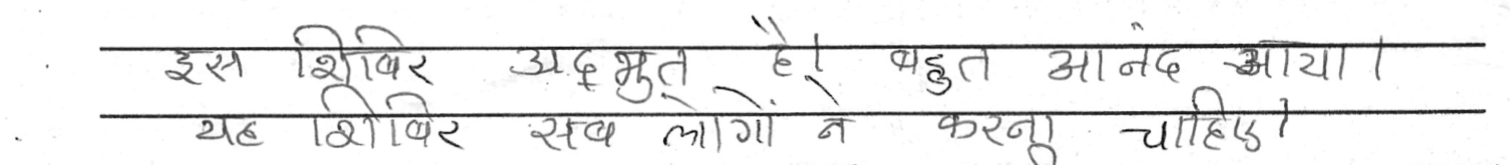
#> input picture test/a1.png, 1510 x 165 px; its folder holds only this picture in this run
$ python -i detect.py   (imports and definitions only)
#> lines starting #> are read from the running program, lines starting #| are printed output that depends on the picture; after the words box and inside, x2 and y2 are one past the last pixel; in counts of white or black regions, pixels touching at a corner belong together
"""
detect.py - Detection logic for all field types.

Four strategies:
  1a. Header text fields (Date, Khoji No, City, Name) → Multi-pass EasyOCR
                                                         (CLAHE + sharpen preprocessing;
                                                          dual EN / HI+EN readers with
                                                          confidence-based selection)
  1b. Free-text field (Q14)                           → EasyOCR (Hindi + English)
  2.  Yes/No checkboxes (P1 Q1, Q2)                  → dark pixel density per box
  3.  Circled numbers (all range questions)           → template subtraction + contour detection
"""

import ssl
import os
import cv2
import numpy as np
import base64
import json
import urllib.request
import urllib.error

# Ensure EasyOCR can download models even if Windows root certificates are missing
try:
    ssl._create_default_https_context = ssl._create_unverified_context
except AttributeError:
    pass

import easyocr
from PIL import Image
import config as C
from config import NUM_SLOTS

# These are measured from the blank template at 3x zoom.
# The 10 Devanagari numbers start at ~17% from the left edge of the crop
# and end at ~93% — they are NOT spread edge-to-edge.
# Measured actual pixel offsets from the left of the row crop:
#   Number 1 centre ≈ 216px, Number 10 centre ≈ 1188px (row width = 1275)
# These ratios are stable because all rows have the same x1/x2 bounds.
NUM_START_RATIO = 216 / 1275   # ≈ 0.169  – x-fraction where number-1 sits
NUM_END_RATIO   = 1188 / 1275  # ≈ 0.932  – x-fraction where number-10 sits

# ---------------------------------------------------------------------------
# EasyOCR readers (loaded once, lazy-initialised)
#   _reader_en    : English-only  → used for header fields (Date, Khoji, City, Name)
#                   Avoids Hindi character substitutions on Roman handwriting.
#   _reader_hi_en : Hindi+English → used for Q14 free-text which may be in Hindi.
# ---------------------------------------------------------------------------
_reader_en    = None
_reader_hi_en = None

# [17 lines left out: functions get_reader_en, get_reader_hi_en, not called in this run]

# Backwards-compat alias used by read_text() for Q14
def get_reader() -> easyocr.Reader:
    return get_reader_hi_en()


# ---------------------------------------------------------------------------
# Helper: remove horizontal printed lines (underlines) from a grayscale crop
# ---------------------------------------------------------------------------
# [48 lines left out: functions _remove_horizontal_lines, _pad_image, _remove_horizontal_lines_adaptive, not called in this run]


def _remove_all_lines(gray: np.ndarray) -> np.ndarray:
    """
    Remove both horizontal underlines AND vertical form borders.
    Horizontal: wide kernel catches full-width lines.
    Vertical:   tall kernel catches full-height border lines.
    """
    h, w = gray.shape

    # Horizontal lines
    kw       = max(60, int(w * 0.4))
    kernel_h = cv2.getStructuringElement(cv2.MORPH_RECT, (kw, 1))
    hlines   = cv2.morphologyEx(gray, cv2.MORPH_OPEN, kernel_h)

    # Vertical lines (form borders at crop edges)
    kh       = max(30, int(h * 0.4))
    kernel_v = cv2.getStructuringElement(cv2.MORPH_RECT, (1, kh))
    vlines   = cv2.morphologyEx(gray, cv2.MORPH_OPEN, kernel_v)

    # Combine and subtract from inverted image
    all_lines = cv2.add(hlines, vlines)
    inv       = 255 - gray
    inv_clean = cv2.subtract(inv, all_lines)
    return 255 - inv_clean


def _enhance_crop(gray: np.ndarray) -> np.ndarray:
    """
    Apply CLAHE contrast enhancement followed by unsharp masking.
    Makes faint pen strokes darker and crisper for better OCR.
    """
    clahe   = cv2.createCLAHE(clipLimit=2.0, tileGridSize=(8, 8))
    cl      = clahe.apply(gray)
    blurred = cv2.GaussianBlur(cl, (0, 0), sigmaX=3)
    sharp   = cv2.addWeighted(cl, 1.5, blurred, -0.5, 0)
    return sharp


def _build_preprocessing_variants(gray: np.ndarray) -> list:
    """
    Return a list of preprocessed images to try with EasyOCR.

    Variant A: Raw (no line removal).
    Variant B: CLAHE + sharpen.
    Variant C: Otsu binarisation on CLAHE.
    Variant D: Adaptive Gaussian threshold.
    Variant E: All lines (H+V) removed + CLAHE.  ← kills form borders
    """
    # A: Raw
    variant_a = gray

    # B: CLAHE + sharpen
    variant_b = _enhance_crop(gray)

    # C: Otsu on enhanced
    _, variant_c = cv2.threshold(
        variant_b, 0, 255, cv2.THRESH_BINARY + cv2.THRESH_OTSU
    )

    # D: Adaptive Gaussian threshold
    variant_d = cv2.adaptiveThreshold(
        gray, 255,
        cv2.ADAPTIVE_THRESH_GAUSSIAN_C,
        cv2.THRESH_BINARY,
        blockSize=25, C=10
    )

    # E: H+V line removal + CLAHE  (eliminates form border artifacts)
    no_lines  = _remove_all_lines(gray)
    variant_e = _enhance_crop(no_lines)

    return [variant_a, variant_b, variant_c, variant_d, variant_e]


# [404 lines left out: functions _clean_ocr_text, _easyocr_with_confidence, read_text_header, read_text, read_checkbox, read_circled_number and 1 more, not called in this run]


# ---------------------------------------------------------------------------
# 4. Single-Call Google Cloud Vision API Optimization (1 Credit per Form)
#    Supports both Service Account JSON key (Recommended) and REST API Key
# ---------------------------------------------------------------------------
_vision_client = None

# [378 lines left out: functions _get_vision_client, _call_google_vision_single_image, _parse_vision_annotations, extract_all_text_fields_single_call, read_q14_google_vision, not called in this run]

>>> import cv2
>>> picture = cv2.imread('test/a1.png', cv2.IMREAD_GRAYSCALE)
#> picture is the input picture: shape (165, 1510); min 5, max 255, mean 237.4
>>> result = _build_preprocessing_variants(picture)
#> in _build_preprocessing_variants, `_, variant_c = cv2.threshold( variant_b, 0, 255, cv2.THRESH_BINARY + c..`:
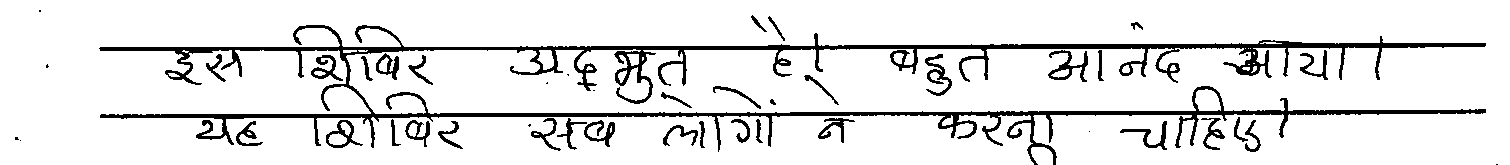
#> variant_c: shape (165, 1510); 89.9% white; 45 black regions (11 under 20 px), largest, box (x1, y1, x2, y2) and area: (99, 25, 1486, 165) 19034, (1048, 50, 1088, 82) 421, (925, 54, 952, 96) 380
#> in _build_preprocessing_variants, `variant_d = cv2.adaptiveThreshold( gray, 255, cv2.ADAPTIVE_THRESH_GAUS..`: variant_d: shape (165, 1510); 89.3% white; 101 black regions (62 under 20 px), largest, box (x1, y1, x2, y2) and area: (99, 24, 1486, 165) 18345, (614, 51, 656, 104) 731, (1223, 49, 1272, 79) 481
#> in _remove_all_lines, `hlines   = cv2.morphologyEx(gray, cv2.MORPH_OPEN, kernel_h)`:
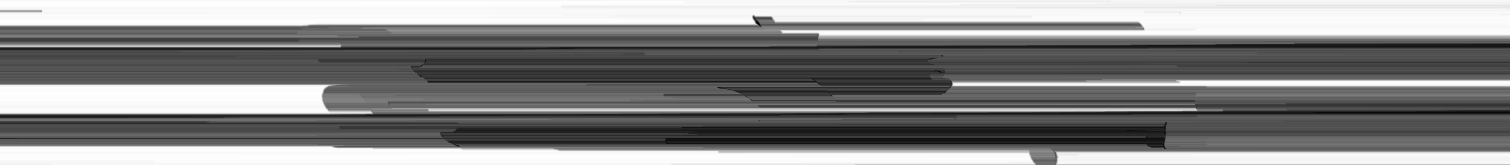
#> hlines: shape (165, 1510); min 5, max 255, mean 134.2
#> in _remove_all_lines, `vlines   = cv2.morphologyEx(gray, cv2.MORPH_OPEN, kernel_v)`:
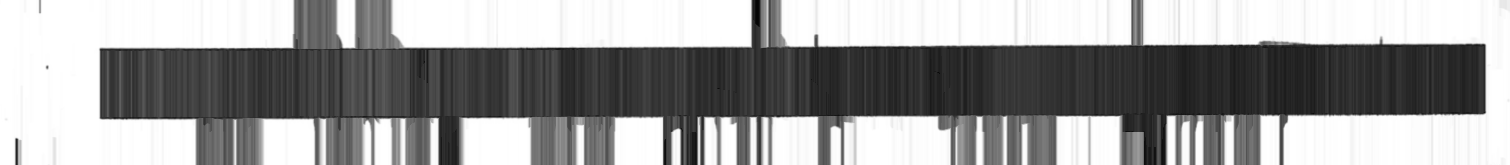
#> vlines: shape (165, 1510); min 5, max 255, mean 154.3
#> in _remove_all_lines, `all_lines = cv2.add(hlines, vlines)`:
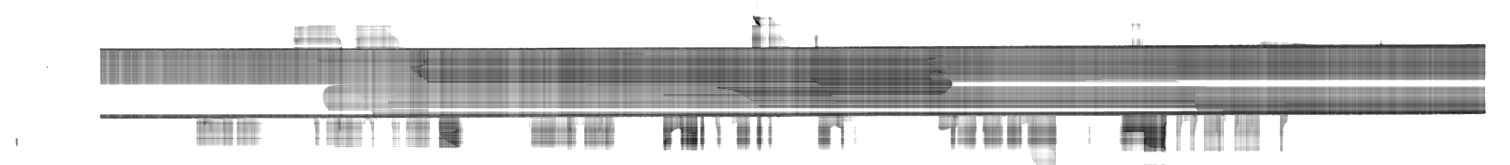
#> all_lines: shape (165, 1510); min 11, max 255, mean 205.1
#> in _remove_all_lines, `inv       = 255 - gray`:
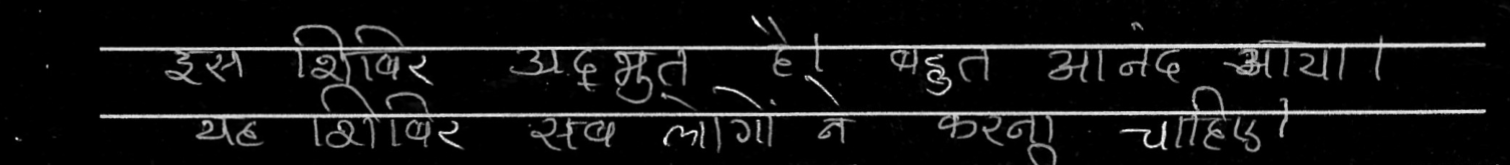
#> inv: shape (165, 1510); min 0, max 250, mean 17.6
#> in _remove_all_lines, `inv_clean = cv2.subtract(inv, all_lines)`:
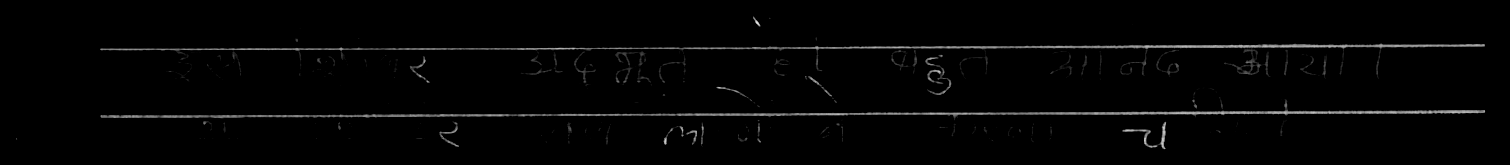
#> inv_clean: shape (165, 1510); min 0, max 229, mean 4.1
#> in _enhance_crop (call 2), `sharp   = cv2.addWeighted(cl, 1.5, blurred, -0.5, 0)`:
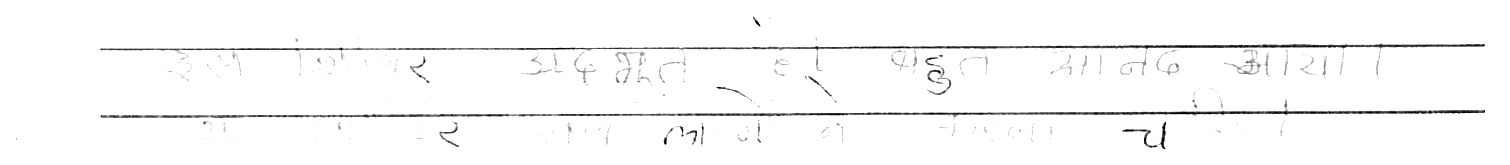
#> sharp: shape (165, 1510); min 0, max 255, mean 249.2
#> result = 5 items

$ run again, on test/a2.png
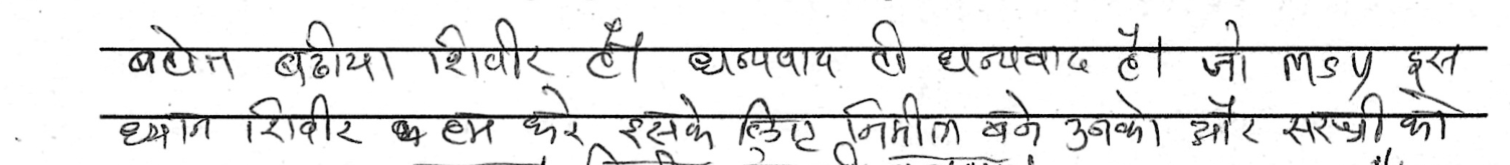
#> input picture test/a2.png, 1510 x 165 px
#> picture is the input picture: shape (165, 1510); min 0, max 255, mean 228.7
#> in _build_preprocessing_variants, `_, variant_c = cv2.threshold( variant_b, 0, 255, cv2.THRESH_BINARY + c..`:
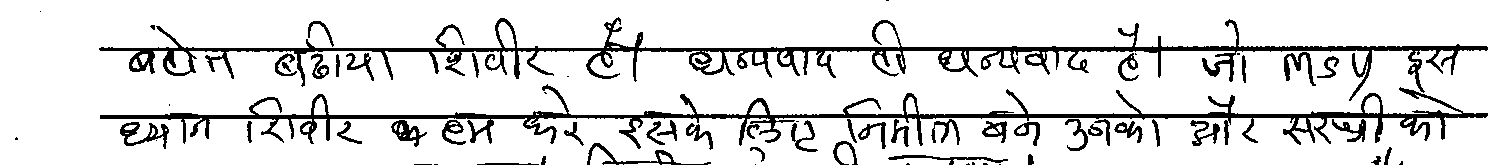
#> variant_c: shape (165, 1510); 87.5% white; 66 black regions (20 under 20 px), largest, box (x1, y1, x2, y2) and area: (99, 17, 1488, 101) 12539, (100, 84, 1488, 149) 10540, (587, 143, 711, 165) 491
#> variant_d: shape (165, 1510); 87% white; 119 black regions (68 under 20 px), largest, box (x1, y1, x2, y2) and area: (99, 17, 1488, 102) 12671, (99, 83, 1489, 149) 10277, (586, 143, 712, 165) 531
#> in _enhance_crop (call 2), `sharp   = cv2.addWeighted(cl, 1.5, blurred, -0.5, 0)`:
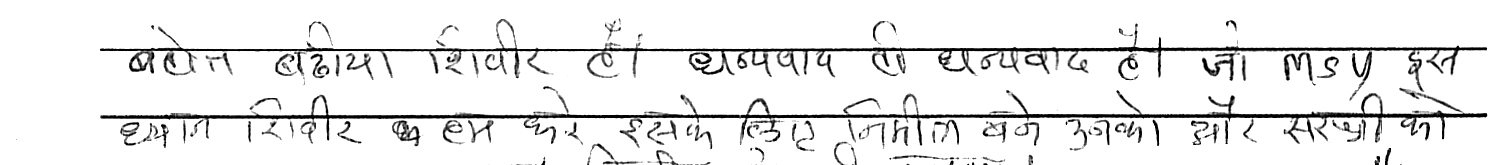
#> sharp: shape (165, 1510); min 0, max 255, mean 235
#> result = 5 items

$ run again, on test/a3.png
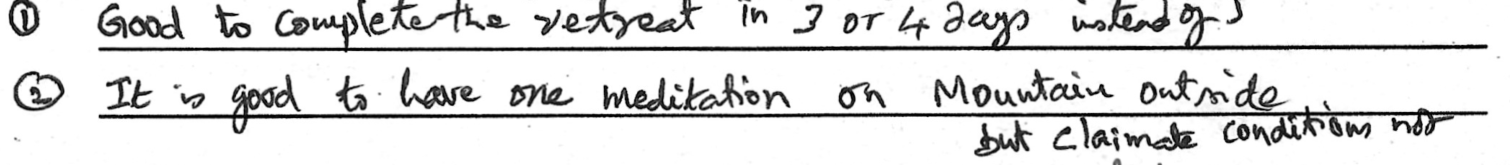
#> input picture test/a3.png, 1510 x 165 px
#> picture is the input picture: shape (165, 1510); min 0, max 255, mean 223.1
#> in _build_preprocessing_variants, `_, variant_c = cv2.threshold( variant_b, 0, 255, cv2.THRESH_BINARY + c..`:
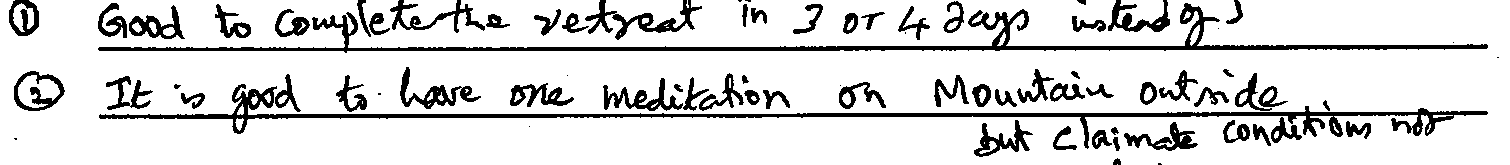
#> variant_c: shape (165, 1510); 85.8% white; 78 black regions (12 under 20 px), largest, box (x1, y1, x2, y2) and area: (99, 84, 1488, 149) 7257, (98, 3, 1488, 53) 7250, (585, 0, 702, 40) 1241
#> variant_d: shape (165, 1510); 85.5% white; 108 black regions (40 under 20 px), largest, box (x1, y1, x2, y2) and area: (98, 3, 1488, 53) 7532, (98, 84, 1488, 149) 7142, (585, 0, 703, 40) 1243
#> in _enhance_crop (call 2), `sharp   = cv2.addWeighted(cl, 1.5, blurred, -0.5, 0)`:
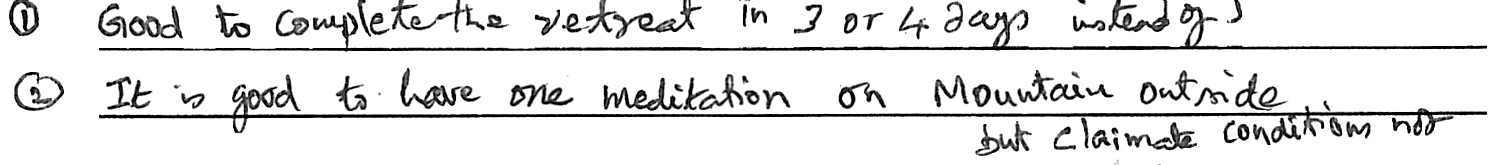
#> sharp: shape (165, 1510); min 0, max 255, mean 228
#> result = 5 items

$ run again, on test/a4.png
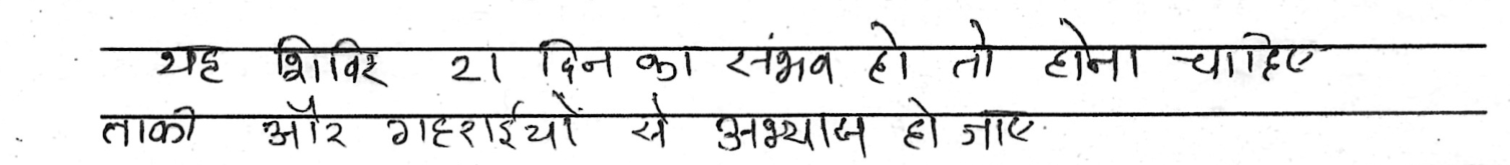
#> input picture test/a4.png, 1510 x 165 px
#> picture is the input picture: shape (165, 1510); min 0, max 255, mean 232.3
#> variant_c: shape (165, 1510); 89.9% white; 41 black regions (10 under 20 px), largest, box (x1, y1, x2, y2) and area: (100, 18, 1487, 87) 11021, (100, 90, 1487, 158) 9073, (262, 121, 299, 149) 363
#> variant_d: shape (165, 1510); 89.5% white; 103 black regions (69 under 20 px), largest, box (x1, y1, x2, y2) and area: (99, 17, 1487, 88) 11213, (100, 90, 1488, 159) 8484, (763, 118, 815, 151) 590
#> in _enhance_crop (call 2), `sharp   = cv2.addWeighted(cl, 1.5, blurred, -0.5, 0)`:
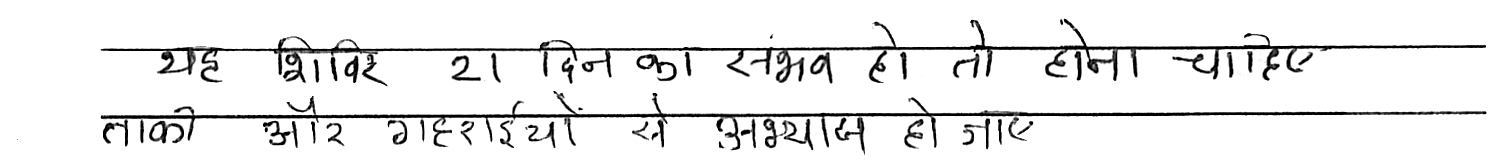
#> sharp: shape (165, 1510); min 0, max 255, mean 236.2
#> result = 5 items
